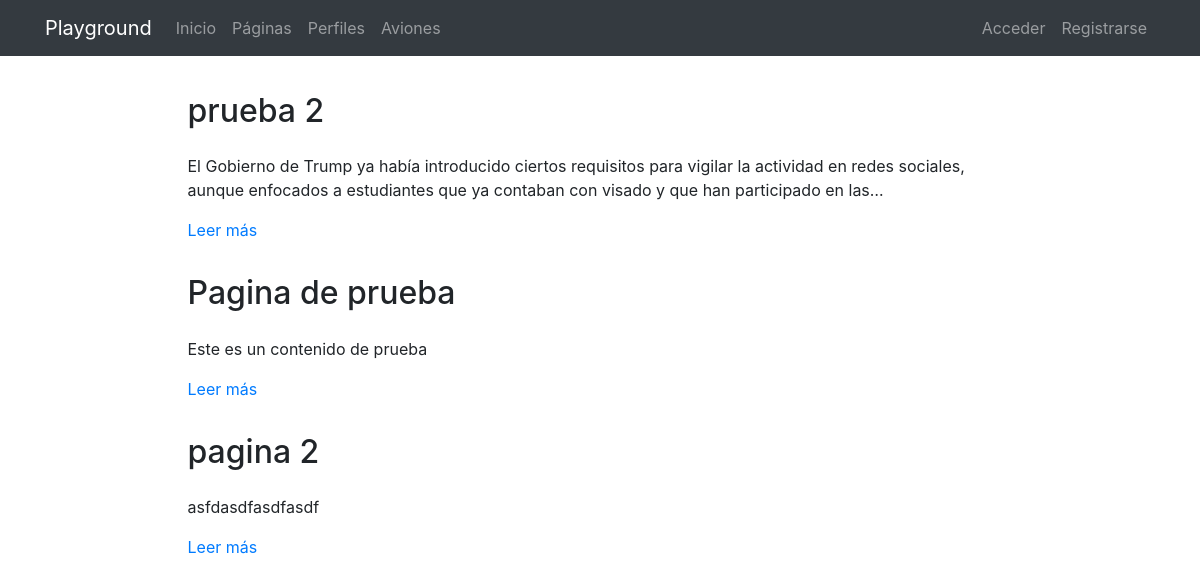
The page /pages/ on the database its author committed.
### pages/models.py (models this page shows, shortened)
class Page(models.Model):
    title   = models.CharField(verbose_name="Título", max_length=200)
    content = RichTextField(verbose_name="Contenido")
    order   = models.SmallIntegerField(verbose_name="Orden", default=0)
    created = models.DateTimeField(auto_now_add=True, verbose_name="Fecha de creación")
    updated = models.DateTimeField(auto_now=True, verbose_name="Fecha de edición")
    class Meta:
        verbose_name = "página"
        verbose_name_plural = "páginas"
        ordering = ['order', 'title']

### pages/views.py (the view)
# urls.py: path('', PageListView.as_view(), name='pages'),
class PageListView(ListView):
    model = Page

### pages/templates/pages/page_list.html (shortened to what this page needs)
{% extends 'core/base.html' %}
{% load static %}
{% block content %}
<main role="main">
  <div class="container mb-4">
    {% for page in page_list %}
      <div class="row mt-3">
        <div class="col-md-9 mx-auto">
          <h2 class="mb-4">{{page.title}}</h2>
          <div>
            <p>{{page.content|striptags|safe|truncatechars:"200"}}</p>
            <p><a href="{% url 'pages:page' page.id page.title|slugify %}">Leer más</a>
            </p>
          </div>
        </div>
      </div>
    {% endfor %}
  </div>
</main>
{% endblock %}

### core/static/core/css/main.css (style rules this page uses)
main { padding-top: 20px; }
:root { --jumbotron-padding-y: 3rem; }

### rows shown on the page
Page: title "prueba 2", content "El Gobierno de Trump ya había introducido ciertos requisitos para vigilar la actividad en redes sociales, aunque enfocados a estudiantes que ya contaban con visado y que han participado en las…"
Page: title "Pagina de prueba", content "Este es un contenido de prueba"
Page: title "pagina 2", content "asfdasdfasdfasdf"
